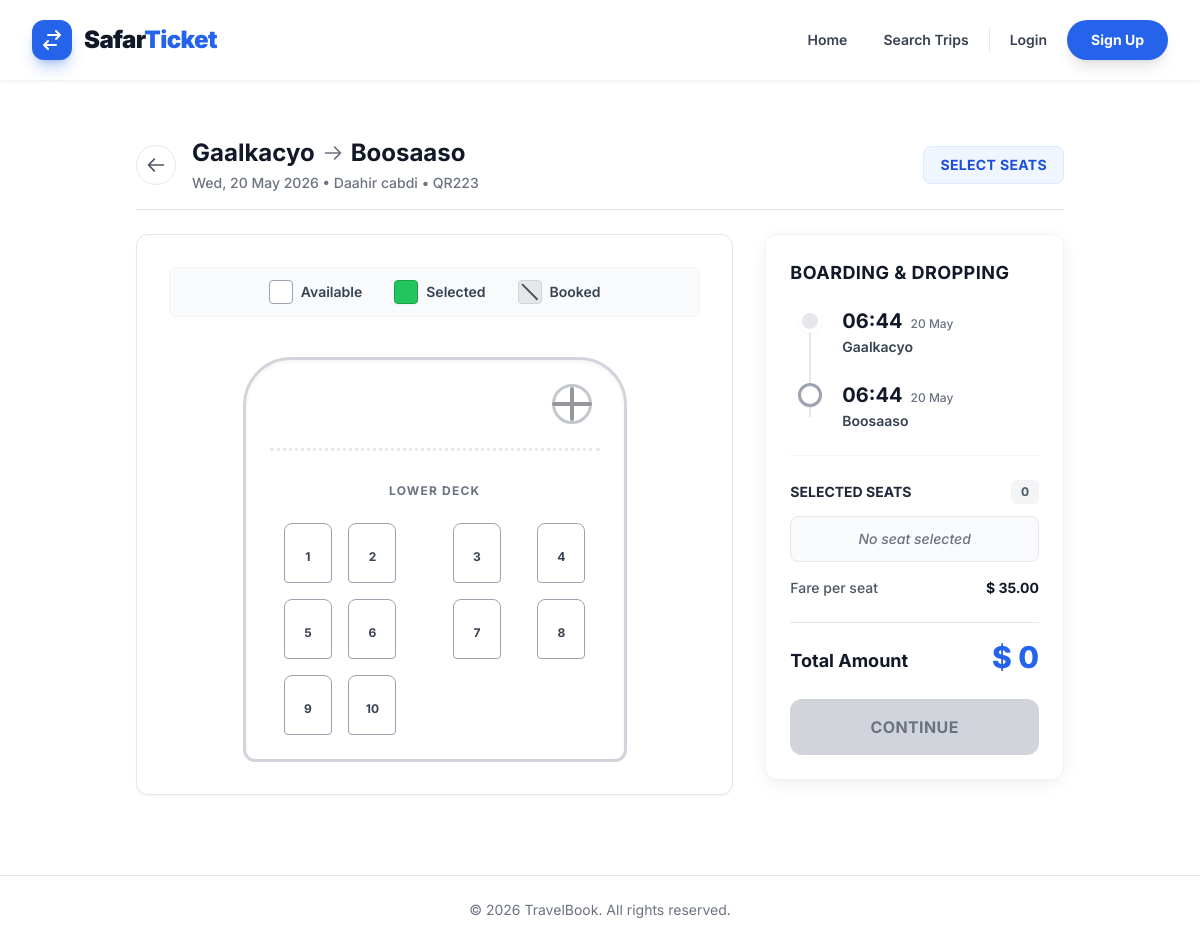
The page /listing/trip/5/ on the database its author committed.
### listing/models.py (models this page shows, shortened)
class Trip(models.Model):
    bus = models.ForeignKey(Bus, on_delete=models.CASCADE, related_name='trips')
    route = models.ForeignKey(Route, on_delete=models.CASCADE, related_name='trips')
    departure_time = models.DateTimeField()
    arrival_time = models.DateTimeField()
    price = models.DecimalField(max_digits=10, decimal_places=2)
    def get_booked_seats(self):
        return Seat.objects.filter(booking__trip=self, booking__status__in=['CONFIRMED', 'PENDING'])
    def get_available_seats(self):
        booked_seats = self.get_booked_seats()
        return self.bus.seats.exclude(id__in=booked_seats.values_list('id', flat=True))

class Route(models.Model):
    origin = models.CharField(max_length=255)
    destination = models.CharField(max_length=255)

class Bus(models.Model):
    operator = models.ForeignKey(BusOperator, on_delete=models.CASCADE, related_name='buses')
    registration_number = models.CharField(max_length=50, unique=True)
    capacity = models.PositiveIntegerField()
    bus_type = models.CharField(max_length=50, default="A/C Seater (2+2)")
    amenities = models.ManyToManyField(Amenity, blank=True)
    class Meta:
        verbose_name_plural = "Buses"

class BusOperator(models.Model):
    name = models.CharField(max_length=255)
    contact_email = models.EmailField()
    phone_number = models.CharField(max_length=20)
    created_at = models.DateTimeField(auto_now_add=True)

class Seat(models.Model):
    bus = models.ForeignKey(Bus, on_delete=models.CASCADE, related_name='seats')
    seat_number = models.CharField(max_length=10)
    class Meta:
        unique_together = ('bus', 'seat_number')

### listing/views.py (the view)
# urls.py: path('trip/<int:pk>/', views.trip_detail_view, name='trip_detail'),
def trip_detail_view(request, pk):
    trip = get_object_or_404(Trip, pk=pk)
    all_seats = trip.bus.seats.all().order_by('id')
    booked_seat_ids = trip.get_booked_seats().values_list('id', flat=True)
    seat_data = []
    for seat in all_seats:
        seat_data.append({
            'seat': seat,
            'is_booked': seat.id in booked_seat_ids
        })
    context = {
        'trip': trip,
        'seat_data': seat_data,
        'available_count': trip.get_available_seats().count(),
    }
    return render(request, 'listing/trip_detail.html', context)

### listing/templates/listing/trip_detail.html (shortened to what this page needs)
{% extends 'base.html' %}
{% block content %}
<div class="max-w-6xl mx-auto mt-6 mb-12 px-4">
    <div class="mb-6 flex items-center justify-between border-b border-gray-200 pb-4">
        <div class="flex items-center gap-4">
            <a href="javascript:history.back()" class="flex items-center justify-center w-10 h-10 bg-white border border-gray-200 rounded-full text-gray-600 hover:text-blue-600 hover:border-blue-600 hover:shadow-md transition-all">
                <svg class="w-5 h-5" fill="none" stroke="currentColor" viewBox="0 0 24 24"><path stroke-linecap="round" stroke-linejoin="round" stroke-width="2" d="M10 19l-7-7m0 0l7-7m-7 7h18"></path></svg>
            </a>
            <div>
                <h1 class="text-2xl font-bold text-gray-900 flex items-center gap-2">
                    {{ trip.route.origin }}
                    <svg class="w-5 h-5 text-gray-500" fill="none" stroke="currentColor" viewBox="0 0 24 24"><path stroke-linecap="round" stroke-linejoin="round" stroke-width="2" d="M14 5l7 7m0 0l-7 7m7-7H3"></path></svg>
                    {{ trip.route.destination }}
                </h1>
                <p class="text-sm text-gray-500 font-medium mt-1">{{ trip.departure_time|date:"D, d M Y" }} &bull; {{ trip.bus.operator.name }} &bull; {{ trip.bus.registration_number }}</p>
            </div>
        </div>
        <div class="hidden sm:flex text-sm font-bold px-4 py-2 bg-blue-50 text-blue-700 rounded-lg border border-blue-100 uppercase tracking-wide">
            Select Seats
        </div>
    </div>
    <div class="flex flex-col lg:flex-row gap-8">
        <div class="w-full lg:w-2/3">
            <div class="bg-white rounded-xl shadow-sm border border-gray-200 p-6 md:p-8">
                <div class="flex flex-wrap items-center justify-center gap-8 mb-10 bg-gray-50 py-3 px-6 rounded-lg border border-gray-100">
                    <div class="flex items-center gap-2">
                        <div class="w-6 h-6 rounded bg-white border border-gray-400"></div>
                        <span class="text-sm font-semibold text-gray-700">Available</span>
                    </div>
                    <div class="flex items-center gap-2">
                        <div class="w-6 h-6 rounded bg-green-500 border border-green-600 shadow-sm"></div>
                        <span class="text-sm font-semibold text-gray-700">Selected</span>
                    </div>
                    <div class="flex items-center gap-2">
                        <div class="w-6 h-6 rounded bg-gray-200 border border-gray-300 relative overflow-hidden">
                            <div class="absolute inset-0 flex items-center justify-center">
                                <div class="w-full h-[1.5px] bg-zinc-600 rotate-45 transform"></div>
                            </div>
                        </div>
                        <span class="text-sm font-semibold text-gray-700">Booked</span>
                    </div>
                </div>
                <div class="flex justify-center">
                    <form id="booking-form" action="{% url 'booking:book_trip' trip.id %}" method="POST" class="w-full max-w-sm">
                        <div class="bg-white border-[3px] border-gray-300 p-6 rounded-t-[3rem] rounded-b-xl shadow-inner relative">
                            <div class="absolute top-6 right-8 flex items-center justify-center">
                                <div class="w-10 h-10 border-[3px] border-gray-400 rounded-full flex items-center justify-center opacity-60">
                                    <div class="h-1 w-full bg-zinc-600 rounded absolute"></div>
                                </div>
                            </div>
                            <div class="w-full border-b-[3px] border-gray-300 border-dotted mt-16 mb-8 opacity-50"></div>
                            <h4 class="text-center text-xs font-bold text-gray-500 uppercase tracking-widest mb-6">Lower Deck</h4>
                            <div class="grid grid-cols-4 gap-y-4 gap-x-2 justify-items-center">
                                {% for data in seat_data %}
                                    <div class="relative w-full aspect-[4/5] max-w-[3rem] {% cycle '' 'mr-6 sm:mr-10' '' '' %}">
                                        <label
                                            for="seat-{{ data.seat.id }}"
                                            class="flex flex-col items-center justify-center w-full h-full rounded-t-lg rounded-b border-[1.5px] text-xs font-bold cursor-pointer transition-all duration-200 relative overflow-hidden
                                            {% if data.is_booked %}
                                                bg-gray-100 border-gray-300 text-gray-500 cursor-not-allowed
                                            {% else %}
                                                bg-white border-gray-400 text-gray-700 hover:border-blue-500 peer-checked:bg-green-500 peer-checked:border-green-600 peer-checked:text-white peer-checked:shadow-md
                                            {% endif %}"
                                        >
                                            <div class="absolute top-0 w-full h-2.5 bg-white opacity-[0.08]"></div>
                                            <span class="mt-2 z-10">{{ data.seat.seat_number }}</span>
                                        </label>
                                    </div>
                                {% endfor %}
                            </div>
                        </div>
                    </form>
                </div>
            </div>
        </div>
        <div class="w-full lg:w-1/3">
            <div class="bg-white rounded-xl shadow-[0_4px_20px_-4px_rgba(0,0,0,0.1)] border border-gray-100 p-6 sticky top-6">
                <div class="border-b border-gray-100 pb-6 mb-6">
                    <h3 class="text-lg font-bold text-gray-900 uppercase tracking-wide mb-5">Boarding & Dropping</h3>
                    <div class="flex flex-col gap-6 relative ml-2">
                        <div class="absolute left-[11px] top-[14px] bottom-[14px] w-[2px] bg-gray-200 border-dashed border-l-2"></div>
                        <div class="flex items-start gap-5 z-10 relative">
                            <div class="w-6 h-6 rounded-full bg-gray-200 border-4 border-white shadow-sm flex-shrink-0 mt-0.5"></div>
                            <div>
                                <div class="flex items-baseline gap-2">
                                    <p class="text-xl font-bold text-gray-900">{{ trip.departure_time|time:"H:i" }}</p>
                                    <p class="text-xs text-gray-500 font-medium">{{ trip.departure_time|date:"d M" }}</p>
                                </div>
                                <p class="text-sm font-semibold text-gray-700 mt-0.5">{{ trip.route.origin }}</p>
                            </div>
                        </div>
                        <div class="flex items-start gap-5 z-10 relative">
                            <div class="w-6 h-6 rounded-full border-[3px] border-gray-400 bg-white shadow-sm flex-shrink-0 mt-0.5"></div>
                            <div>
                                <div class="flex items-baseline gap-2">
                                    <p class="text-xl font-bold text-gray-900">{{ trip.arrival_time|time:"H:i" }}</p>
                                    <p class="text-xs text-gray-500 font-medium">{{ trip.departure_time|date:"d M" }}</p>
                                </div>
                                <p class="text-sm font-semibold text-gray-700 mt-0.5">{{ trip.route.destination }}</p>
                            </div>
                        </div>
                    </div>
                </div>
                <div class="mb-6">
                    <div class="flex justify-between items-center mb-3">
                        <h4 class="text-sm font-bold text-gray-800 uppercase">Selected Seats</h4>
                        <span class="text-xs font-bold bg-gray-100 text-gray-600 py-1 px-2.5 rounded-md" id="seat-count">0</span>
                    </div>
                    <div id="selected-seats-list" class="flex flex-wrap gap-2 min-h-[44px] p-3 bg-gray-50 rounded-lg border border-gray-200 mb-4">
                        <span class="text-gray-500 text-sm font-medium italic flex items-center justify-center w-full h-full">No seat selected</span>
                    </div>
                    <div class="flex justify-between items-center text-sm mb-2">
                        <span class="text-gray-600 font-medium">Fare per seat</span>
                        <span class="font-bold text-gray-900" id="seat-price" data-price="{{ trip.price }}">$ {{ trip.price }}</span>
                    </div>
                </div>
                <div class="flex justify-between items-end mb-6 pt-4 border-t border-gray-200">
                    <span class="text-lg font-bold text-gray-900">Total Amount</span>
                    <span class="text-3xl font-extrabold text-blue-600" id="total-amount">$ 0</span>
                </div>
                <button
                    type="button"
                    id="submit-booking-btn"
                    onclick="document.getElementById('booking-form').submit();"
                    class="w-full bg-blue-600 hover:bg-blue-700 disabled:bg-gray-300 disabled:text-gray-500 text-white font-bold py-4 px-4 rounded-xl transition duration-300 shadow-[0_4px_14px_0_rgba(37,99,235,0.39)] hover:shadow-[0_6px_20px_rgba(37,99,235,0.23)] hover:-translate-y-0.5 disabled:hover:translate-y-0 disabled:shadow-none disabled:hover:shadow-none focus:outline-none focus:ring-4 focus:ring-blue-300 uppercase tracking-wide"
                    disabled
                >
                    Continue
                </button>
            </div>
        </div>
    </div>
</div>
{% endblock %}

### templates/base.html (style rules this page uses)
body { font-family: 'Inter', sans-serif; @apply bg-gray-50 text-gray-900; }

### rows shown on the page
Trip: route.origin "Gaalkacyo", route.destination "Boosaaso", departure_time "Wed, 20 May 2026", bus.operator.name "Daahir cabdi", bus.registration_number "QR223", departure_time "06:44", departure_time "20 May", arrival_time "06:44", price "35.00"
Seat: seat.seat_number "1"
Seat: seat.seat_number "2"
Seat: seat.seat_number "3"
Seat: seat.seat_number "4"
Seat: seat.seat_number "5"
Seat: seat.seat_number "6"
Seat: seat.seat_number "7"
Seat: seat.seat_number "8"
Seat: seat.seat_number "9"
Seat: seat.seat_number "10"
